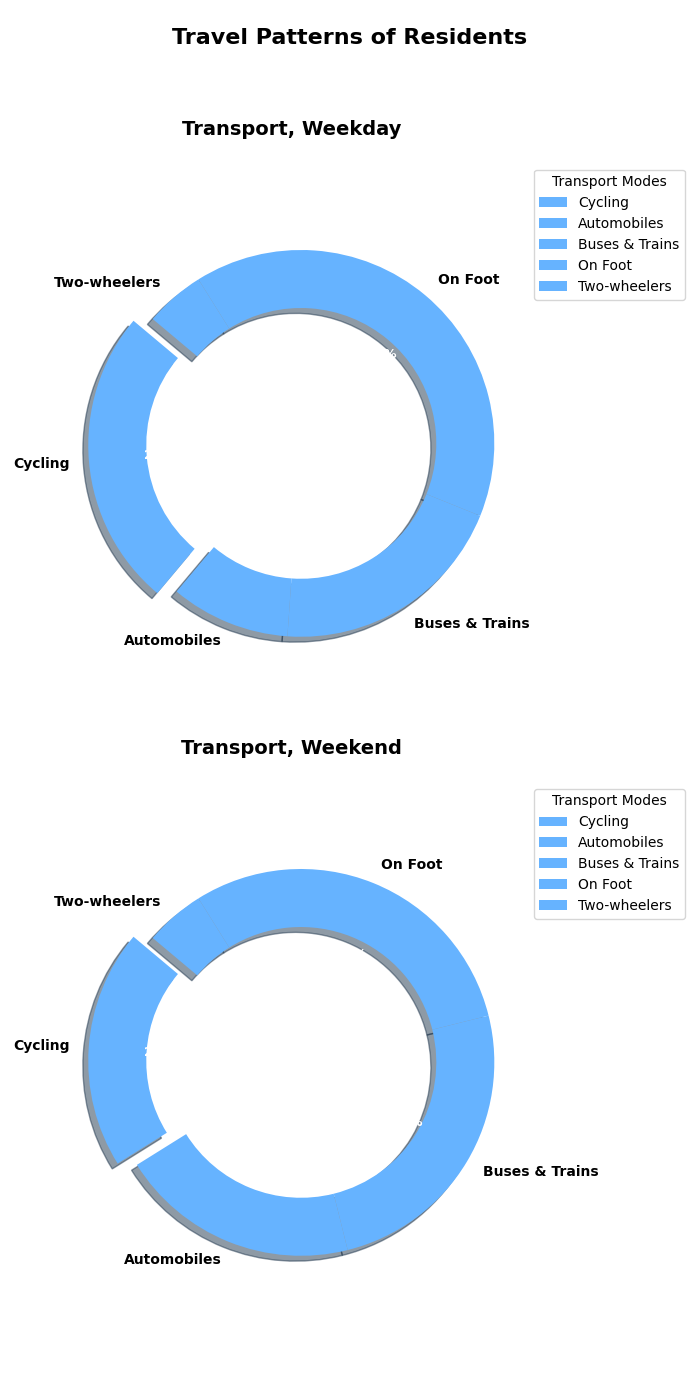

Source code (Python):
import matplotlib.pyplot as plt

modes_of_transport = ['Cycling', 'Automobiles', 'Buses & Trains', 'On Foot', 'Two-wheelers']
weekday_usage = [25, 10, 20, 40, 5]
weekend_usage = [20, 20, 25, 30, 5]

single_color = '#66b3ff'
explode = (0.1, 0, 0, 0, 0)

fig, (ax1, ax2) = plt.subplots(2, 1, figsize=(7, 14))

# Donut pie chart for weekday usage
wedges1, texts1, autotexts1 = ax1.pie(
    weekday_usage,
    labels=modes_of_transport,
    autopct='%1.1f%%',
    startangle=140,
    colors=[single_color] * len(modes_of_transport),
    explode=explode,
    shadow=True,
    wedgeprops=dict(width=0.3)
)
plt.setp(texts1, size=10, weight='bold')
plt.setp(autotexts1, size=9, weight='bold', color='white')
ax1.set_title("Transport, Weekday", fontsize=14, fontweight='bold', pad=20)
ax1.axis('equal')
ax1.legend(wedges1, modes_of_transport, title="Transport Modes", loc="upper left", bbox_to_anchor=(1, 0, 0.5, 1))

# Donut pie chart for weekend usage
wedges2, texts2, autotexts2 = ax2.pie(
    weekend_usage,
    labels=modes_of_transport,
    autopct='%1.1f%%',
    startangle=140,
    colors=[single_color] * len(modes_of_transport),
    explode=explode,
    shadow=True,
    wedgeprops=dict(width=0.3)
)
plt.setp(texts2, size=10, weight='bold')
plt.setp(autotexts2, size=9, weight='bold', color='white')
ax2.set_title("Transport, Weekend", fontsize=14, fontweight='bold', pad=20)
ax2.axis('equal')
ax2.legend(wedges2, modes_of_transport, title="Transport Modes", loc="upper left", bbox_to_anchor=(1, 0, 0.5, 1))

fig.suptitle("Travel Patterns of Residents", fontsize=16, fontweight='bold')
plt.tight_layout(rect=[0, 0.03, 1, 0.95])

plt.show()
